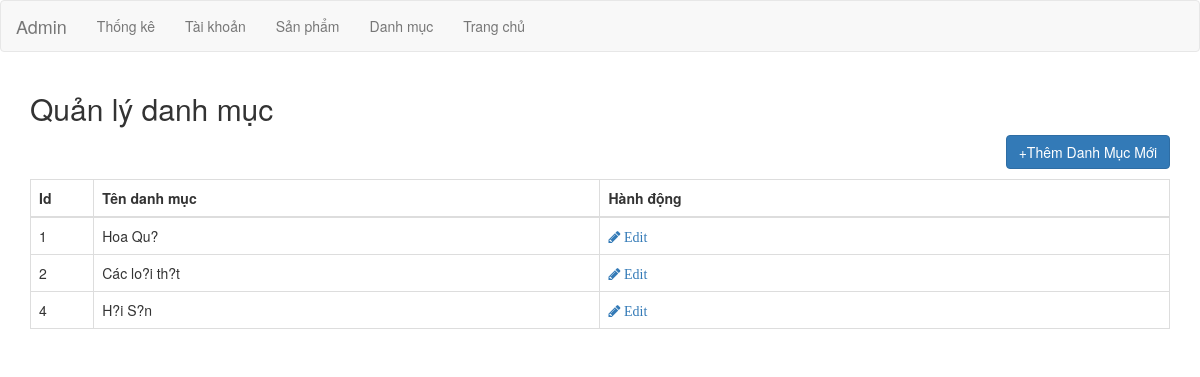
The page /Admin/index.php?page=danhmuc (signed in) on the database its author committed.
### tables this page shows
CREATE TABLE `type_product` (
  `id` int(2) NOT NULL,
  `name` varchar(128) NOT NULL
);

### Admin/index.php (called while the page is built, shortened)
<?php
  include_once './Model/cato.php';
  if(isset($_GET['page'])){
    $view=$_GET['page'];
  } else {
    $view = 'trangchinh.php';
  }
  if(isset($_GET['action'])){
    $action=$_GET['action'];
  }else{
    $action='df';
  }
  switch ($view) {
    case 'danhmuc';
            switch ($action) {
              case 'df':
                if(isset($_POST['addcato'])){
                  $name=$_POST['name'];
                  $cato = new cato();
                  $result = $cato->addcato($name);
                  if($result) {
                    $success=true;
                    $msg="Thêm thành công !";
                  } else {
                    $success=false;
                    $msg="Thêm thất bại";
                  }
                } else{
                  $cato = new cato();
                }
                $items= $cato->getList();
                break;
            }
      break;
  }
  require_once './View/layout.php';
?>

### Admin/Model/connect.php (called while the page is built, shortened)
<?php
class connect{
		var $db=null;
		function __construct(){
			$dsn="mysql:host=localhost;dbname=shophanh";
			$user='root';
			$pass='';
			$this-> db = new PDO($dsn, $user, $pass, array(PDO::MYSQL_ATTR_INIT_COMMAND=>"SET NAMES 'utf8'"));
		}
		function getList($select){
			$result =$this -> db ->query($select);
			return $result;
		}
	}
?>

### Admin/Model/cato.php (called while the page is built, shortened)
<?php
require_once 'connect.php';
class cato{
      function getList(){
        	$db = new connect();
        	$sql="SELECT * FROM type_product ";
        	$result = $db -> getList($sql);
        	$rows=$result->fetchAll();
        	return $rows;
        }
}
?>

### Admin/View/Danhmuc/cato.php (the view, shortened to what this page needs)
<div class="container">
  <h2> Quản lý danh mục</h2>
 <a href="index.php?page=danhmuc&action=add"> <button type="button" class="btn btn-primary fl-r mb-10">+Thêm Danh Mục Mới</button> </a>
  <table class="table table-bordered table-hover">
    <thead>
      <tr>
        <th width='5%'>Id</th>
        <th width="40%">Tên danh mục</th>
        <th width="45%">Hành động</th>
      </tr>
    </thead>
    <tbody>
      <?php
        foreach ($items as $item ){
          echo "<tr><td>".$item['id']."</td>";
          echo "<td>".$item['name']."</td>";
          echo"<td>"."<a href='?page=danhmuc&action=edit&id=".$item['id']."'><i class='fa fa-pencil'> Edit </i></a>&nbsp;&nbsp &nbsp;" ."</td></tr>";
        }
      ?>
    </tbody>
  </table>
</div>

### Public/Css/admin.css (style rules this page uses)
.fl-r { float:right; }
.mb-10 { margin-bottom: 10px; }

### rows shown on the page
type_product: id "1", name "Hoa Qu?"
type_product: id "2", name "Các lo?i th?t"
type_product: id "4", name "H?i S?n"
